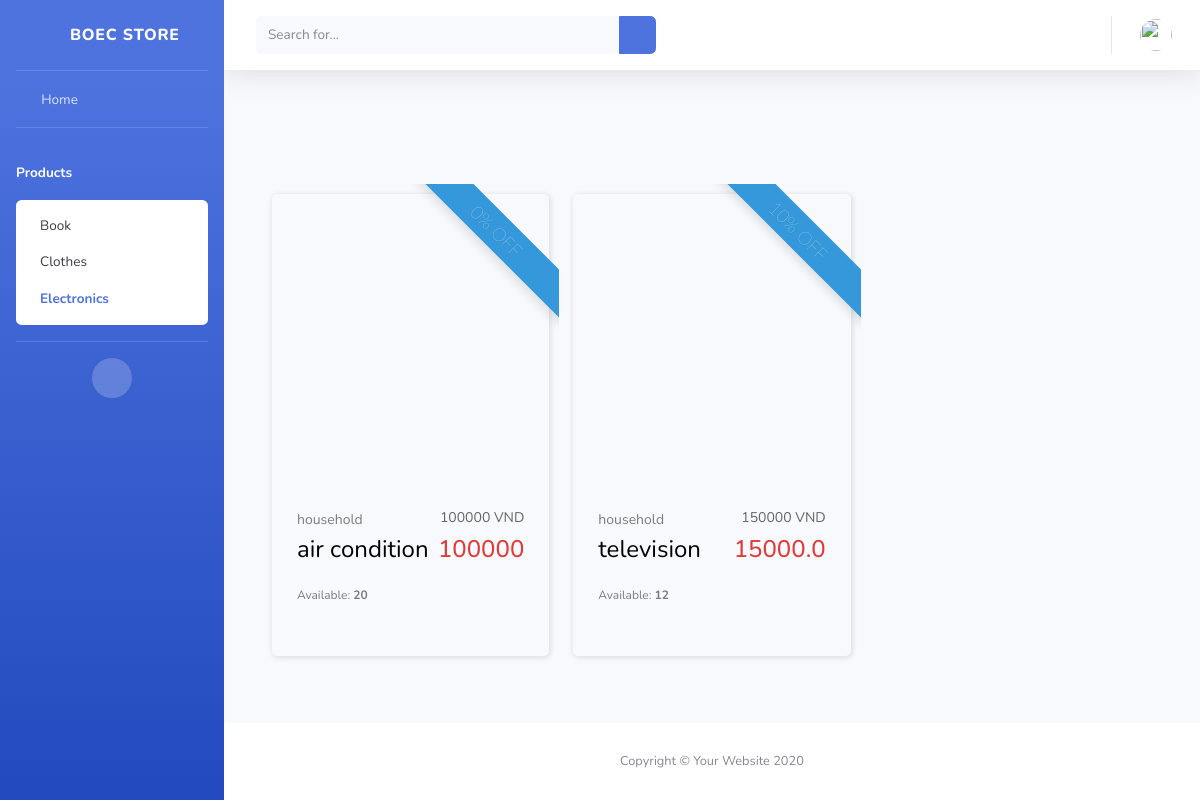
The app's page /bookstore/electronics, older data.
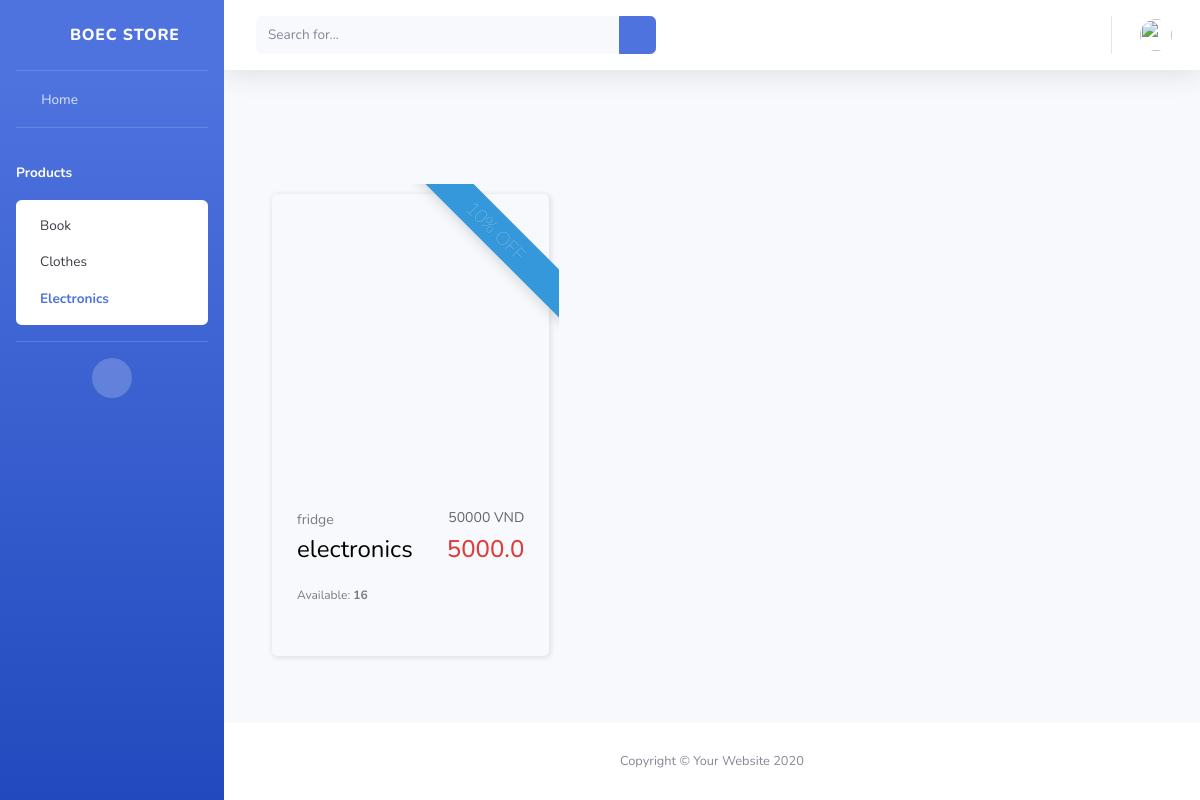
The same page, newer data.
### Bookstore/models.py (models this page shows)
class Electronic(models.Model):
    name = models.TextField()
    type = models.TextField()
    price = models.BigIntegerField()
    inStock = models.IntegerField()
    discount = models.IntegerField()
    image = models.TextField()

### Bookstore/views.py (the view)
# urls.py: path('electronics', views.getElectronics, name="getElectronics" ),
def getElectronics(request):
    electronics = Electronic.objects.all()
    list = []
    for e in electronics:
        if e.discount == 0:
            e.discounted = e.price
        else:
            e.discounted = e.discount * e.price / 100
        list.append(e)
    return render(request, 'bookstore/electronics.html', {"list": list})

### Bookstore/templates/bookstore/electronics.html (shortened to what the changed rows need)
<!DOCTYPE html>
<html lang="en">
<head>
    <link href="../../static/vendor/fontawesome-free/css/all.min.css" rel="stylesheet" type="text/css">
    <link href="../../static/css/sb-admin-2.min.css" rel="stylesheet">
    <link href="../../static/css/mainPage.css" rel="stylesheet">
</head>
<body id="page-top">
    <div id="wrapper">
        <div id="content-wrapper" class="d-flex flex-column">
            <div id="content">
                <div class="container-fluid" style="overflow-y: auto">
                    <div class="container mydiv">
                        <div class="row" >
                            {% for object in list%}
                            <div class="col-sm-4" style="margin-top: 50px">
                                <div class="bbb_deals">
                                    <div class="ribbon ribbon-top-right"><span> {{ object.discount }}%  OFF</span></div>
                                    <div class="bbb_deals_slider_container">
                                        <div class=" bbb_deals_item">
                                            <div class="bbb_deals_image"><img src="https://i.imgur.com/iDwDQ4o.png" alt=""></div>
                                            <div class="bbb_deals_content">
                                                <div class="bbb_deals_info_line d-flex flex-row justify-content-start">
                                                    <div class="bbb_deals_item_category"><a href="#">{{ object.type }}</a></div>
                                                    <div class="bbb_deals_item_price_a ml-auto">{{ object.price }} VND</div>
                                                </div>
                                                <div class="bbb_deals_info_line d-flex flex-row justify-content-start">
                                                    <div class="bbb_deals_item_name">{{ object.name }}</div>
                                                    <div class="bbb_deals_item_price ml-auto">{{ object.discounted }}</div>
                                                </div>
                                                <div class="available">
                                                    <div class="available_line d-flex flex-row justify-content-start">
                                                        <div class="available_title">Available: <span>{{ object.inStock }}</span></div>
                                                        <div class="bbb_deals_item_price ml-auto"><a href="/bookstore/addcart/electronics/{{ object.id }}" class="fas fa fa-cart-plus"></a></div>
                                                    </div>
                                                </div>
                                            </div>
                                        </div>
                                    </div>
                                </div>
                            </div>
                            {% endfor %}
                        </div>
                    </div>
                </div>
            </div>
        </div>
    </div>
</body>
</html>

Row changes from the older to the newer data that the page shows:
removed Electronic: discount "0", type "household", price "100000", name "air condition", discounted "100000", inStock "20"
removed Electronic: discount "10", type "household", price "150000", name "television", discounted "15000.0", inStock "12"
added Electronic: discount "10", type "fridge", price "50000", name "electronics", discounted "5000.0", inStock "16"
